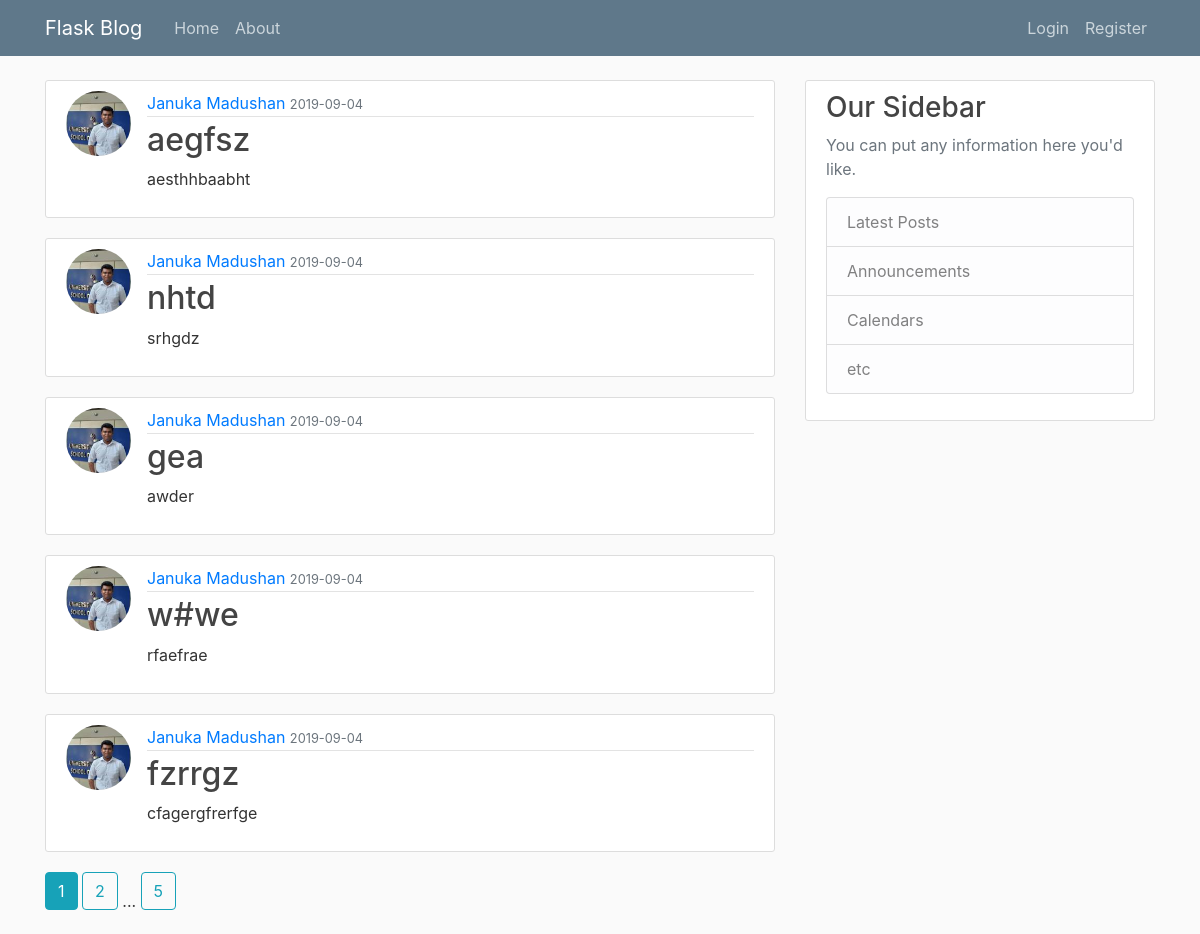
The page /home on the database its author committed.
### app/models.py (models this page shows, shortened)
class Post(db.Model):
    id = db.Column(db.Integer, primary_key=True)
    title = db.Column(db.String(100), nullable=False)
    date_posted = db.Column(db.DateTime, nullable=False, default=datetime.utcnow)
    content = db.Column(db.Text, nullable=False)
    user_id = db.Column(db.Integer, db.ForeignKey('user.id'), nullable=False)

class User(db.Model, UserMixin):
    id = db.Column(db.Integer, primary_key=True)
    username = db.Column(db.String(20), unique=True, nullable=False)
    email = db.Column(db.String(120), unique=True, nullable=False)
    image_file = db.Column(db.String(20), nullable=False, default='default.jpg')
    password = db.Column(db.String(60), nullable=False)
    posts = db.relationship('Post', backref='author', lazy=True)

### app/routes.py (the view)
@app.route('/')
@app.route('/home')
def home():
    page = request.args.get('page',1, type=int)
    posts = Post.query.order_by(Post.date_posted.desc()).paginate(page=page, per_page=5)
    return render_template("home.html", posts=posts)

### app/templates/home.html
{% extends "layout.html" %}
{% block content %}
    {% for post in posts.items %}
        <article class="media content-section">
            <img class="rounded-circle article-img" src="{{ url_for('static', filename='images/'+ post.author.image_file)}}">
            <div class="media-body">
                <div class="article-metadata">
                    <a claa="mr-2" href="#">{{ post.author.username }}</a>
                    <small class="text-muted">{{ post.date_posted.strftime('%Y-%m-%d') }}</small>
                </div>
                <h2><a class="article-title" href="{{ url_for('post',post_id=post.id)}}">{{ post.title }}</a></h2>
                <p class="article-content">{{ post.content }}</p>
            </div>
        </article>
    {% endfor %}
    {% for page_num in posts.iter_pages(left_edge=1, right_edge=1, left_current=1, right_current=2) %}
        {% if page_num %}
            {% if posts.page == page_num %}
            <a class="btn btn-info mb-4" href="{{ url_for('home', page=page_num) }}">{{  page_num  }}</a>
            {% else %}
            <a class="btn btn-outline-info mb-4" href="{{ url_for('home', page=page_num) }}">{{  page_num  }}</a>
            {% endif %}
        {% else %}
            ...
        {% endif %}
    {% endfor %}
{% endblock content %}

### app/static/main.css (style rules this page uses)
body { background: #fafafa; color: #333333; margin-top: 5rem; }
h1, h2, h3, h4, h5, h6 { color: #444444; }
.content-section { background: #ffffff; padding: 10px 20px; border: 1px solid #dddddd; border-radius: 3px; margin-bottom: 20px; }
.article-title { color: #444444; }
.article-content { white-space: pre-line; }
.article-img { height: 65px; width: 65px; margin-right: 16px; }
.article-metadata { padding-bottom: 1px; margin-bottom: 4px; border-bottom: 1px solid #e3e3e3 }

### rows shown on the page
Post: image_file (picture), author.username "Januka Madushan", date_posted "2019-09-04", title "aegfsz", content "aesthhbaabht"
Post: image_file (picture), author.username "Januka Madushan", date_posted "2019-09-04", title "nhtd", content "srhgdz"
Post: image_file (picture), author.username "Januka Madushan", date_posted "2019-09-04", title "gea", content "awder"
Post: image_file (picture), author.username "Januka Madushan", date_posted "2019-09-04", title "w#we", content "rfaefrae"
Post: image_file (picture), author.username "Januka Madushan", date_posted "2019-09-04", title "fzrrgz", content "cfagergfrerfge"

### other values the page prints
{{ page_num }} "1"
{{ page_num }} "2" "5"
